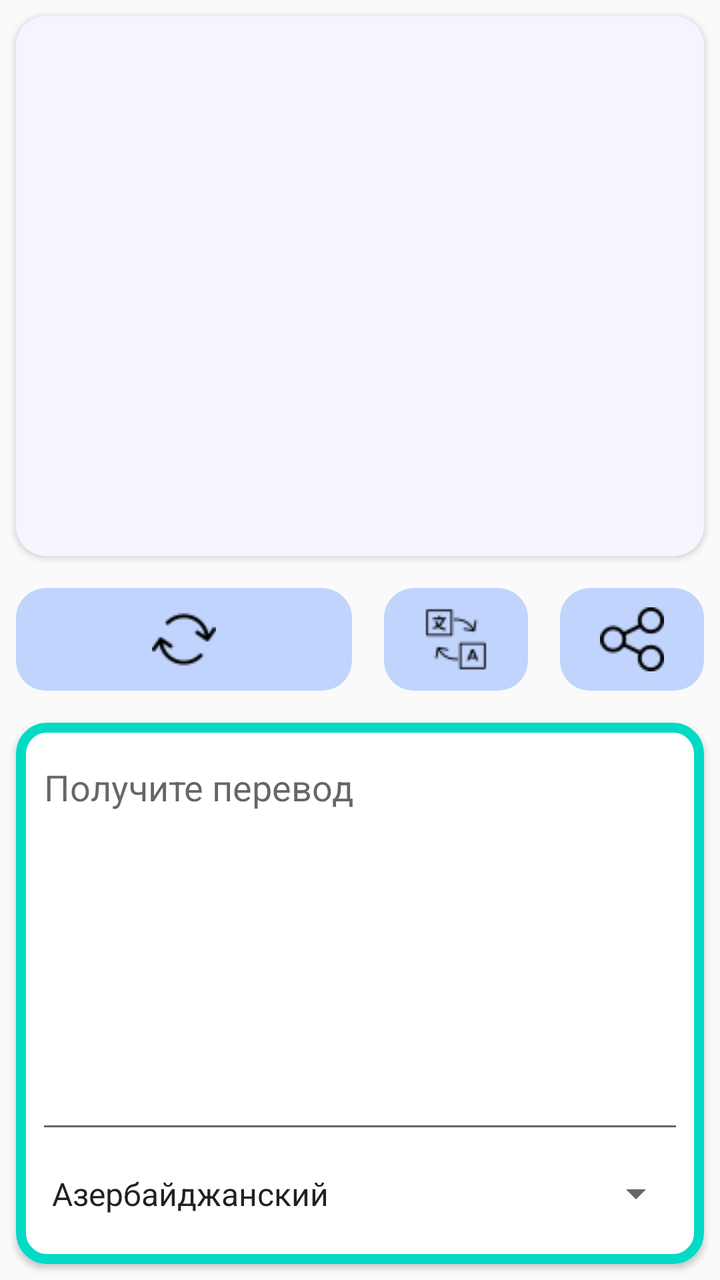
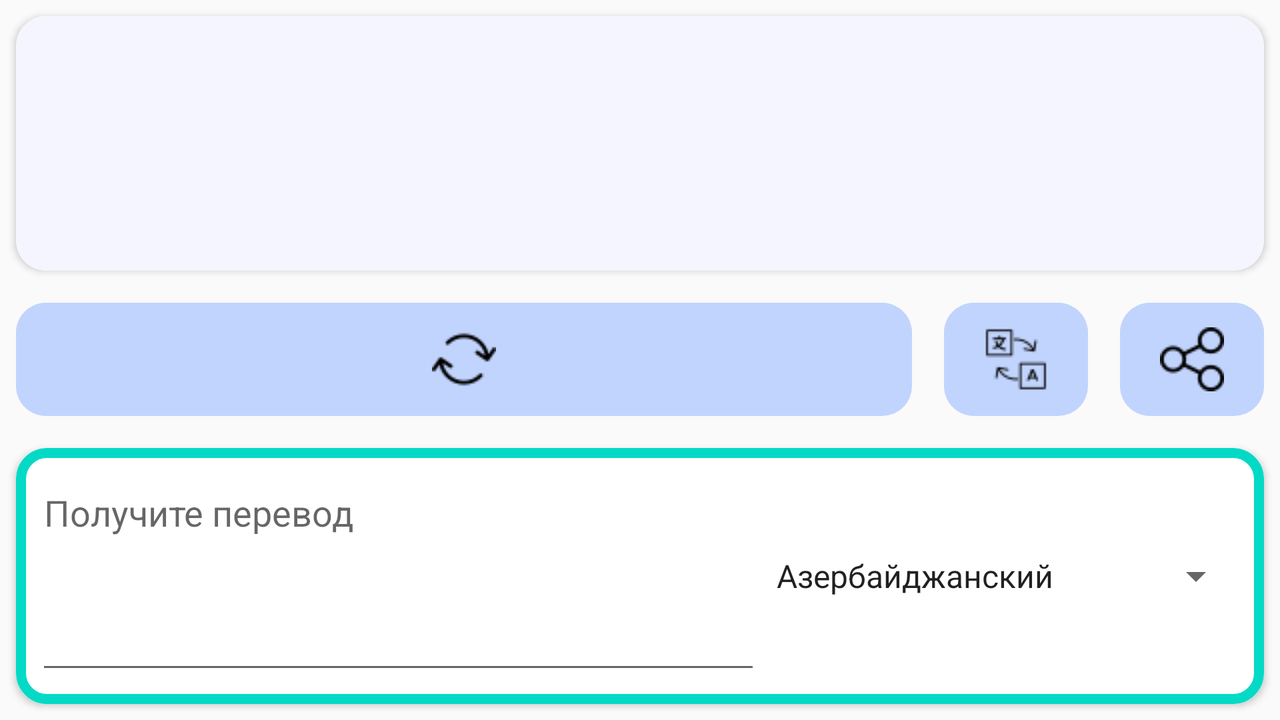

An Android layout and its configuration variant, each rendered on a device that would load it. The default file and the variant file are quoted in full after the pictures.
<!-- AndroidManifest.xml: application theme AppTheme -->
<!-- res/layout/fragment_dashboard.xml -->
<?xml version="1.0" encoding="utf-8"?>
<androidx.constraintlayout.widget.ConstraintLayout xmlns:android="http://schemas.android.com/apk/res/android"
    xmlns:app="http://schemas.android.com/apk/res-auto"
    xmlns:tools="http://schemas.android.com/tools"
    android:layout_width="match_parent"
    android:layout_height="match_parent"
    tools:context=".ui.dashboard.DashboardFragment">

    <LinearLayout
        android:layout_width="match_parent"
        android:layout_height="match_parent"
        android:orientation="vertical"
        android:weightSum="9"
        app:layout_constraintBottom_toBottomOf="parent"
        app:layout_constraintEnd_toEndOf="parent"
        app:layout_constraintStart_toStartOf="parent"
        app:layout_constraintTop_toTopOf="parent">

        <androidx.cardview.widget.CardView
            android:layout_width="match_parent"
            android:layout_height="0dp"
            android:layout_margin="8dp"
            android:layout_weight="4"
            android:foreground="@drawable/card_bg_active"
            app:cardCornerRadius="15dp">

            <LinearLayout
                android:layout_margin="10dp"
                android:orientation="vertical"
                android:layout_width="match_parent"
                android:layout_height="match_parent"
                android:weightSum="5">

                <EditText
                    android:id="@+id/et_input"
                    android:hint="@string/input_text"
                    android:layout_width="match_parent"
                    android:layout_height="0dp"
                    android:layout_weight="4"
                    android:gravity="start|top"
                    android:inputType="textMultiLine"/>

                <Spinner
                    android:id="@+id/s_input"
                    android:layout_width="match_parent"
                    android:layout_height="0dp"
                    android:layout_weight="1"
                    android:entries="@array/languages"/>

            </LinearLayout>

        </androidx.cardview.widget.CardView>

        <RelativeLayout
            android:orientation="horizontal"
            android:layout_width="match_parent"
            android:layout_height="0dp"
            android:layout_weight="1">

            <ImageButton
                android:id="@+id/ib_translate"
                android:layout_margin="8dp"
                android:background="@drawable/button_style_one_bg"
                android:layout_toStartOf="@id/ib_change"
                android:layout_alignParentStart="true"
                android:layout_width="wrap_content"
                android:layout_height="match_parent"
                android:src="@drawable/arrows_32"/>

            <ImageButton
                android:layout_margin="8dp"
                android:paddingEnd="20dp"
                android:paddingStart="20dp"
                android:id="@+id/ib_change"
                android:background="@drawable/button_style_one_bg"
                android:src="@drawable/change_lang_32"
                android:layout_width="wrap_content"
                android:layout_height="match_parent"
                android:layout_toStartOf="@id/ib_share"/>

            <ImageButton
                android:id="@+id/ib_share"
                android:paddingEnd="20dp"
                android:paddingStart="20dp"
                android:layout_alignParentEnd="true"
                android:layout_margin="8dp"
                android:layout_width="wrap_content"
                android:layout_height="match_parent"
                android:background="@drawable/button_style_one_bg"
                android:src="@drawable/share_32"/>
        </RelativeLayout>

        <androidx.cardview.widget.CardView
            android:layout_width="match_parent"
            android:layout_height="0dp"
            android:layout_margin="8dp"
            android:layout_weight="4"
            android:foreground="@drawable/card_bg"
            app:cardCornerRadius="15dp">

            <LinearLayout
                android:layout_margin="10dp"
                android:orientation="vertical"
                android:layout_width="match_parent"
                android:layout_height="match_parent"
                android:weightSum="5">

                <EditText
                    android:hint="@string/output_text"
                    android:id="@+id/et_output"
                    android:layout_width="match_parent"
                    android:layout_height="0dp"
                    android:layout_weight="4"
                    android:gravity="start|top"
                    android:inputType="textMultiLine"/>

                <Spinner
                    android:entries="@array/languages"
                    android:id="@+id/s_output"
                    android:layout_width="match_parent"
                    android:layout_height="0dp"
                    android:layout_weight="1" />

            </LinearLayout>

        </androidx.cardview.widget.CardView>

    </LinearLayout>

</androidx.constraintlayout.widget.ConstraintLayout>
<!-- resources referenced by this layout -->
<resources>
  <!-- drawable button_style_one_bg (drawable) -->
  <?xml version="1.0" encoding="UTF-8"?>
  <shape xmlns:android="http://schemas.android.com/apk/res/android">
      <solid android:color="#C1D4FD" />
      <corners android:radius="15dp" />
  </shape>
  <!-- drawable card_bg (drawable) -->
  <?xml version="1.0" encoding="UTF-8"?>
  <shape xmlns:android="http://schemas.android.com/apk/res/android">
      <stroke android:width="5dp" android:color="@color/colorAccent"/>
      <corners android:radius="13dp" />
  </shape>
  <!-- drawable card_bg_active (drawable) -->
  <?xml version="1.0" encoding="UTF-8"?>
  <shape xmlns:android="http://schemas.android.com/apk/res/android">
      <solid android:color="@color/colorGhost" />
      <corners android:bottomLeftRadius="15dp" android:bottomRightRadius="15dp" />
  </shape>
  <string name="input_text">Введите текст</string>
  <string name="output_text">Получите перевод</string>
  <style name="AppTheme" parent="Theme.AppCompat.Light.NoActionBar">
          
          <item name="colorPrimary">@color/colorPrimary</item>
          <item name="colorPrimaryDark">@color/colorPrimaryDark</item>
          <item name="colorAccent">@color/colorAccent</item>
      </style>
  <color name="colorAccent">#03DAC5</color>
  <color name="colorGhost">#F5F5FF</color>
  <color name="colorPrimary">#3700B3</color>
  <color name="colorPrimaryDark">#1F2034</color>
</resources>
<!-- res/layout-land/fragment_dashboard.xml (the author's variant of the layout above) -->
<!-- drawn on the phone turned sideways -->
<?xml version="1.0" encoding="utf-8"?>
<androidx.constraintlayout.widget.ConstraintLayout xmlns:android="http://schemas.android.com/apk/res/android"
    xmlns:app="http://schemas.android.com/apk/res-auto"
    xmlns:tools="http://schemas.android.com/tools"
    android:layout_width="match_parent"
    android:layout_height="match_parent"
    tools:context=".ui.dashboard.DashboardFragment">

    <LinearLayout
        android:layout_width="match_parent"
        android:layout_height="match_parent"
        android:orientation="vertical"
        android:weightSum="9"
        app:layout_constraintBottom_toBottomOf="parent"
        app:layout_constraintEnd_toEndOf="parent"
        app:layout_constraintStart_toStartOf="parent"
        app:layout_constraintTop_toTopOf="parent">

        <androidx.cardview.widget.CardView
            android:layout_width="match_parent"
            android:layout_height="0dp"
            android:layout_margin="8dp"
            android:layout_weight="3.5"
            android:foreground="@drawable/card_bg_active"
            app:cardCornerRadius="15dp">

            <LinearLayout
                android:layout_width="match_parent"
                android:layout_height="match_parent"
                android:layout_margin="10dp"
                android:orientation="horizontal"
                android:weightSum="5">

                <EditText
                    android:id="@+id/et_input"
                    android:layout_width="0dp"
                    android:layout_height="match_parent"
                    android:layout_weight="3"
                    android:gravity="start|top"
                    android:hint="@string/input_text"
                    android:inputType="textMultiLine" />

                <Spinner
                    android:id="@+id/s_input"
                    android:layout_width="0dp"
                    android:layout_height="match_parent"
                    android:layout_weight="2"
                    android:entries="@array/languages" />

            </LinearLayout>

        </androidx.cardview.widget.CardView>

        <RelativeLayout
            android:layout_width="match_parent"
            android:layout_height="0dp"
            android:layout_weight="2"
            android:orientation="horizontal">

            <ImageButton
                android:id="@+id/ib_translate"
                android:layout_width="wrap_content"
                android:layout_height="match_parent"
                android:layout_alignParentStart="true"
                android:layout_margin="8dp"
                android:layout_toStartOf="@id/ib_change"
                android:background="@drawable/button_style_one_bg"
                android:src="@drawable/arrows_32" />

            <ImageButton
                android:id="@+id/ib_change"
                android:layout_width="wrap_content"
                android:layout_height="match_parent"
                android:layout_margin="8dp"
                android:layout_toStartOf="@id/ib_share"
                android:background="@drawable/button_style_one_bg"
                android:paddingStart="20dp"
                android:paddingEnd="20dp"
                android:src="@drawable/change_lang_32" />

            <ImageButton
                android:id="@+id/ib_share"
                android:layout_width="wrap_content"
                android:layout_height="match_parent"
                android:layout_alignParentEnd="true"
                android:layout_margin="8dp"
                android:background="@drawable/button_style_one_bg"
                android:paddingStart="20dp"
                android:paddingEnd="20dp"
                android:src="@drawable/share_32" />
        </RelativeLayout>

        <androidx.cardview.widget.CardView
            android:layout_width="match_parent"
            android:layout_height="0dp"
            android:layout_margin="8dp"
            android:layout_weight="3.5"
            android:foreground="@drawable/card_bg"
            app:cardCornerRadius="15dp">

            <LinearLayout
                android:layout_width="match_parent"
                android:layout_height="match_parent"
                android:layout_margin="10dp"
                android:orientation="horizontal"
                android:weightSum="5">

                <EditText
                    android:id="@+id/et_output"
                    android:layout_width="0dp"
                    android:layout_height="match_parent"
                    android:layout_weight="3"
                    android:gravity="start|top"
                    android:hint="@string/output_text"
                    android:inputType="textMultiLine" />

                <Spinner
                    android:id="@+id/s_output"
                    android:layout_width="0dp"
                    android:layout_height="match_parent"
                    android:layout_weight="2"
                    android:entries="@array/languages" />

            </LinearLayout>

        </androidx.cardview.widget.CardView>

    </LinearLayout>

</androidx.constraintlayout.widget.ConstraintLayout>
